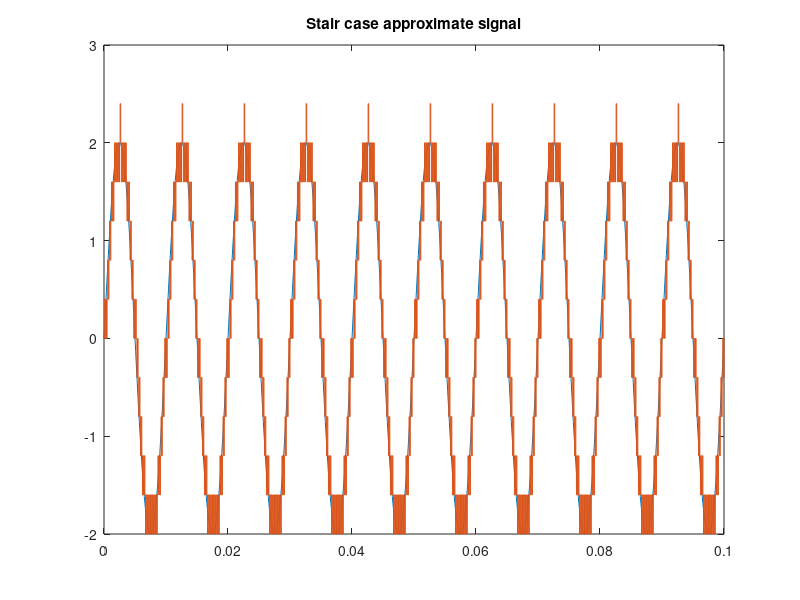
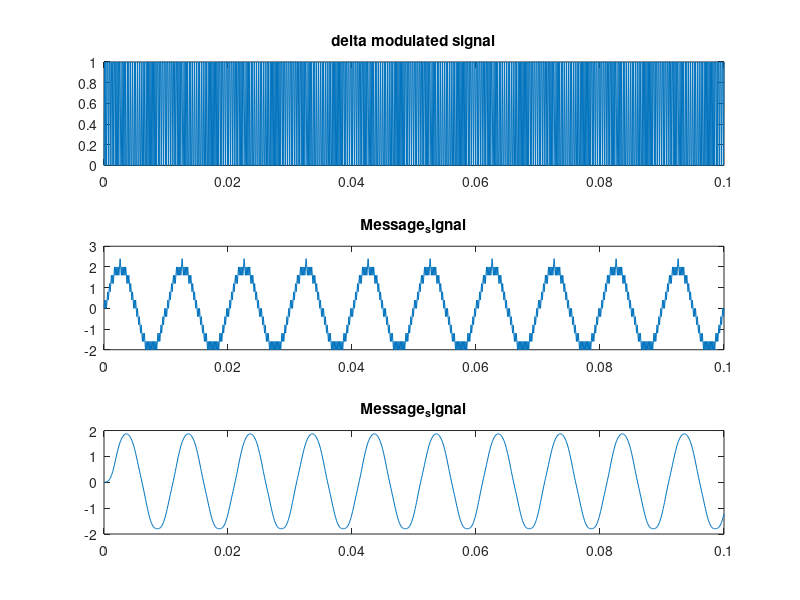

These figures' MATLAB source, in order:
clear all;
close all;
clc;

fs = 10000;
time = linspace(0 , 1000/fs , 1001);

fm = 100;
am = 2;
x = am * sin(2 * pi * fm .* time);

figure;
plot(time , x);
hold on;

del = 0.4;
y = [0];
xr = 0;
for i = 1 : length(x) -1
    if xr(i) <= x(i)
        d = 1;
        xr(i + 1) = xr(i) + del;
    else
        d = 0;
        xr(i + 1) = xr(i) - del;
    end
    y = [y d];
end

stairs(time , xr);
title('Stair case approximate signal');
hold off;


MSE = sum((x - xr) .^2) / length(x);
disp(['MSE = ' , num2str(MSE)]);


figure;
subplot(3 , 1, 1);
plot(time , y);
title('delta modulated signal');

y_demod = [0];
xr_demod = 0;

for i = 2 : length(y)
    if y(i) == 1
        xr_demod = xr_demod + del;
    else 
        xr_demod = xr_demod - del;

    end

    y_demod = [y_demod xr_demod];
end

numsteps = 20;
f_coeff = fir1(numsteps , fm / (fs / 2) , "low");
filter_signal = filter(f_coeff , 1, y_demod);




subplot(3 , 1, 2);
plot(time , y_demod);
title('Message_signal');



subplot(3 , 1, 3);
plot(time , filter_signal);
title('Message_signal');
















